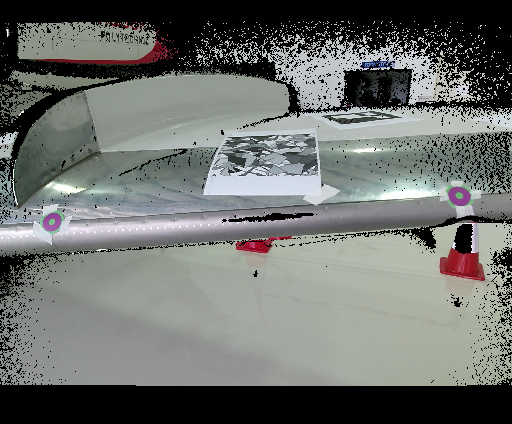
#> input picture OpenCV projects/plane.png, 512 x 424 px
$ python HierarchyDetection.py
#> lines starting #> are read from the running program, lines starting #| are printed output that depends on the picture; after the words box and inside, x2 and y2 are one past the last pixel; in counts of white or black regions, pixels touching at a corner belong together
import cv2
import numpy as np

while True:
	img = cv2.imread('plane.png')
#> img is the input picture: shape (424, 512, 3); mean B, G, R 108.5, 111.8, 108.8
	hsv = cv2.cvtColor(img, cv2.COLOR_BGR2HSV)
#> hsv: shape (424, 512, 3); mean H, S, V 49.2, 13.8, 114
	lower_purple = np.array([140,100,0])
	upper_purple = np.array([170,255,255])
	mask = cv2.inRange(hsv, lower_purple , upper_purple)
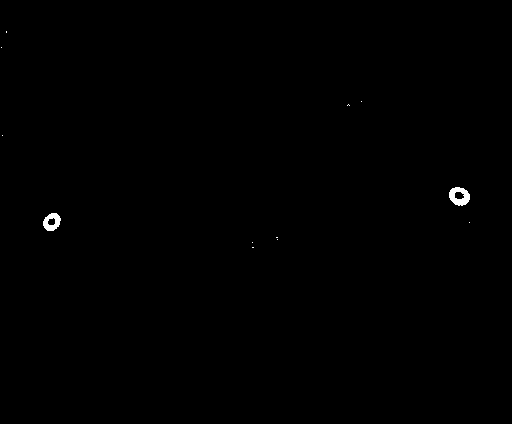
#> mask: shape (424, 512); 0.22% white; 12 white regions (10 under 20 px), largest, box (x1, y1, x2, y2) and area: (449, 187, 470, 206) 255, (43, 213, 61, 231) 205

	res = cv2.bitwise_and(img, img, mask = mask)
	imgray = cv2.cvtColor(res,cv2.COLOR_BGR2GRAY)

	bilateral_filtered_image = cv2.bilateralFilter(imgray, 5, 175, 175)
	edge_detected_image = cv2.Canny(bilateral_filtered_image, 75, 200)
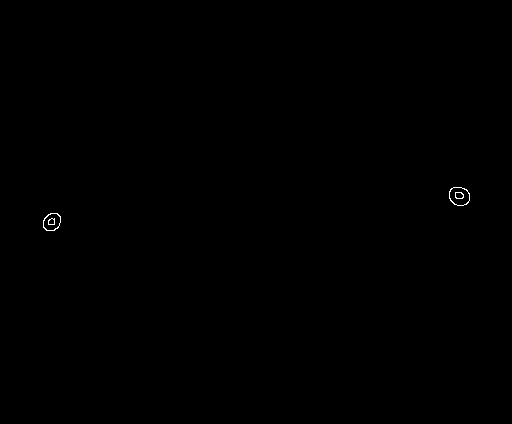
#> edge_detected_image: shape (424, 512); 0.09% white in thin lines or dots, all inside (x1, y1, x2, y2) = (43, 187, 470, 231)
	contours, hierarchy = cv2.findContours(edge_detected_image,cv2.RETR_TREE,cv2.CHAIN_APPROX_SIMPLE)
#> contours = 8 contours; box (x1, y1, x2, y2) and area: (449, 187, 470, 206) 303, (449, 187, 470, 206) 289, (43, 213, 61, 231) 242, (43, 213, 61, 231) 224, (455, 192, 464, 199) 45, (455, 192, 464, 199) 39, (48, 218, 55, 225) 32, (48, 218, 55, 225) 28
	contour_list = []

	h = hierarchy[0]
#> h = [[4, -1, 1, -1], [-1, -1, 2, 0], [-1, -1, 3, 1], [-1, -1, -1, 2], [-1, 0, 5, -1], [-1, -1, 6, 4], [-1, -1, 7, 5], [-1, -1, -1, 6]]
	for component in zip(contours,h):
		currentcontour = component[0]
		currenthierarchy = component[1]
		approx = cv2.approxPolyDP(currentcontour, 0.01* cv2.arcLength(currentcontour,True),True)
		area= cv2.contourArea(currentcontour)
		if currenthierarchy[3] > 0 and currenthierarchy[2] < 0 and (len(approx) >5):
			contour_list.append(currentcontour)

			M = cv2.moments(currentcontour)
			cx = int(M['m10']/M['m00'])
			cy = int(M['m01']/M['m00'])
			print (cx, cy)
			cv2.circle(img,(cx,cy), 3, (255,0,0), -1)
#> this loop made 8 passes
#> (currenthierarchy, area, cx, cy) on passes 4, 8: ([-1, -1, -1, 2], 28.5, 51, 221), ([-1, -1, -1, 6], 39, 458, 195)
#> (currenthierarchy, area) on passes 1, 2, 3, 5, 6, 7: ([4, -1, 1, -1], 241.5), ([-1, -1, 2, 0], 224.5), ([-1, -1, 3, 1], 32), ([-1, 0, 5, -1], 303), ([-1, -1, 6, 4], 289), ([-1, -1, 7, 5], 45)
#| 51 221
#| 458 195
#> img: shape (424, 512, 3); 0.03% of pixels changed, all inside (x1, y1, x2, y2) = (48, 192, 462, 225)
#> after the loop, contour_list = 2 contours; box (x1, y1, x2, y2) and area: (455, 192, 464, 199) 39, (48, 218, 55, 225) 28

	C = cv2.drawContours(img, contour_list, -1, (0,0,255), 2)

	cv2.imshow("res", res)
	cv2.imshow("frame", img)
	k = cv2.waitKey(5) & 0xFF
#> (key Esc is pressed here)
	if k == 27:
		break
cv2. destroyAllWindows()
